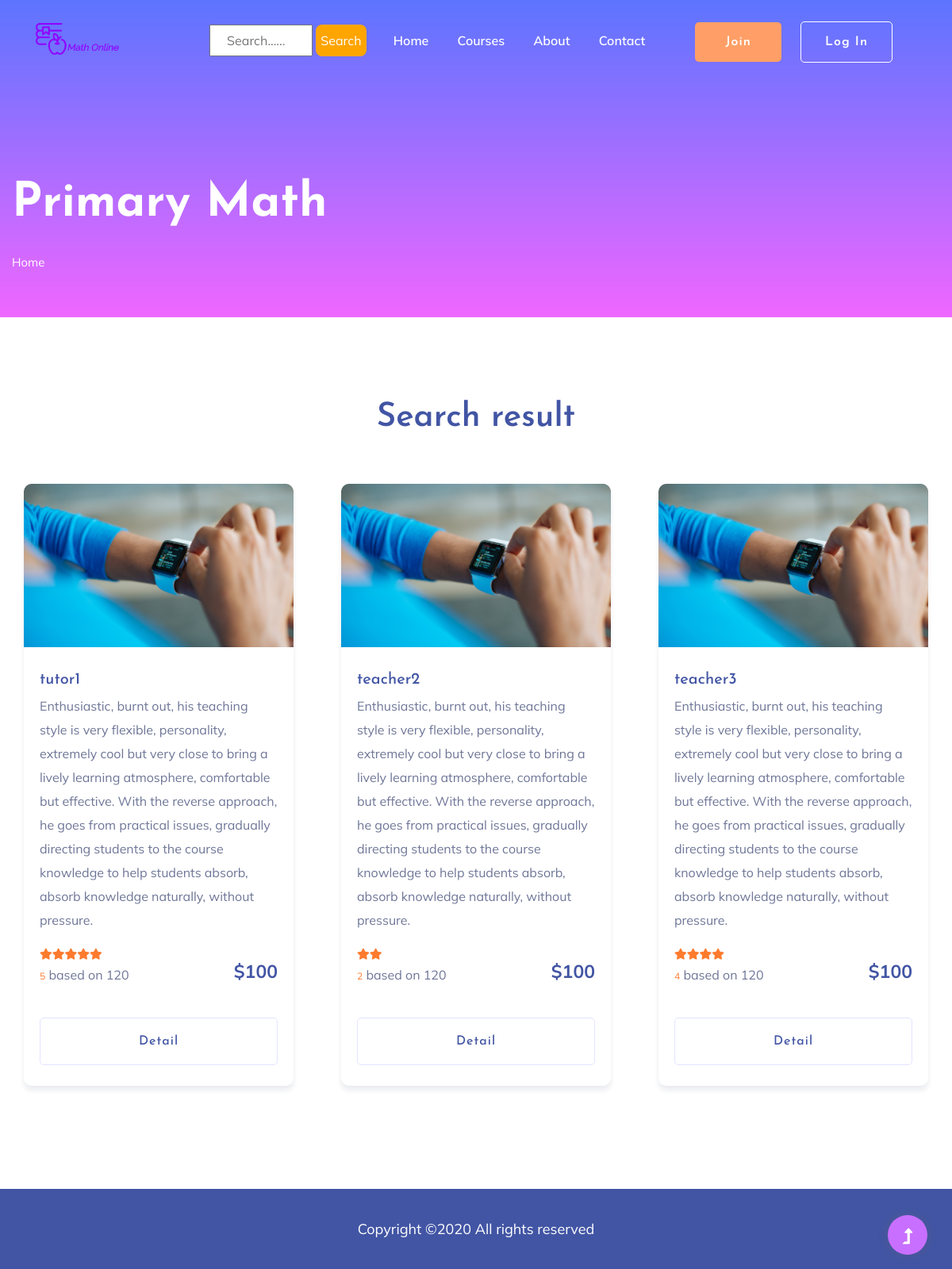
The app's page /coursefilter.php?id=1 with its own data.
### tables this page shows
CREATE TABLE `teacher` (
  `Teacher_id` int(200) NOT NULL,
  `UserID` int(200) NOT NULL,
  `rate` int(200) NOT NULL,
  `price` int(200) NOT NULL,
  `cata` varchar(200) NOT NULL
);

CREATE TABLE `account` (
  `id` int(200) NOT NULL,
  `username` varchar(200) NOT NULL,
  `password` varchar(255) NOT NULL,
  `role` varchar(100) DEFAULT NULL,
  `fullname` varchar(200) NOT NULL,
  `Email` varchar(100) NOT NULL,
  `Address` varchar(100) DEFAULT NULL,
  `Description` text DEFAULT NULL,
  `Dob` date DEFAULT NULL
);

### coursefilter.php (the view, shortened to what this page needs)
<?php
include('connect.php');
$Type_id = -1;
if (isset($_GET["id"])) {
    $Type_id = intval($_GET['id']);
} else {
    echo 'error';
}
    if($Type_id == 1){
    $Type = "Primary Math";
    $statement1 = $conn->prepare("SELECT id, username, Description, UserID, rate, price, cata, Teacher_id FROM account, teacher  WHERE account.role = 'Tutor' and account.id = teacher.UserID  and teacher.cata = 'Primary'");
    }else if($Type_id == 2){
        $Type="Junior Math";
      $statement1 = $conn->prepare("SELECT id, username, Description, UserID, rate, price, cata, Teacher_id FROM account, teacher  WHERE account.role = 'Tutor' and account.id = teacher.UserID  and teacher.cata = 'Junior'");
    }else if($Type_id == 3){
          $Type="High Math";
       $statement1 = $conn->prepare("SELECT id, username, Description, UserID, rate, price, cata, Teacher_id FROM account, teacher  WHERE account.role = 'Tutor' and account.id = teacher.UserID  and teacher.cata = 'High'");
    }
    $statement1->execute();
    $result1 = $statement1->fetchAll();
?>
<!doctype html>
<html class="no-js" lang="zxx">
    <?php require_once('assets/head_section.php') ?>
    <body>
        <?php require_once('assets/navbar.php') ?>
        <main>
            <section class="slider-area slider-area2">
                <div class="slider-active">
                    <div class="single-slider slider-height2">
                        <div class="container">
                            <div class="row">
                                <div class="col-xl-8 col-lg-11 col-md-12">
                                    <div class="hero__caption hero__caption2">
                                        <h1 data-animation="bounceIn" data-delay="0.2s"><?php echo $Type; ?></h1>
                                        <nav aria-label="breadcrumb">
                                            <ol class="breadcrumb">
                                                <li class="breadcrumb-item"><a href="index.php">Home</a></li>
                                            </ol>
                                        </nav>
                                    </div>
                                </div>
                            </div>
                        </div>
                    </div>
                </div>
            </section>
            <div class="courses-area section-padding40 fix">
                <div class="container">
                    <div class="row justify-content-center">
                        <div class="col-xl-7 col-lg-8">
                            <div class="section-tittle text-center mb-55">
                                <h2>Search result</h2>
                            </div>
                        </div>
                    </div>
                    <div class="row">
                        <?php
                        foreach ($result1 as $row) {
                            $id = $row['Teacher_id'];
                            ?>
                            <div class="col-lg-4">
                                <div class="properties properties2 mb-30">
                                    <div class="properties__card">
                                        <div class="properties__img overlay1">
                                            <a href="#"><img src="assets/img/gallery/featured1.png" alt=""></a>
                                        </div>
                                        <div class="properties__caption">
                                            <h3><?php echo $row['username']; ?></h3>
                                            <p><?php echo $row['Description']; ?></p>
                                            <div class="properties__footer d-flex justify-content-between align-items-center">
                                                <div class="restaurant-name">
                                                    <div class="rating">
                                                        <?php
                                                        for ($index = 0; $index < $row['rate']; $index++) {
                                                            echo '<i class="fas fa-star"></i>';
                                                        }
                                                        ?>
                                                    </div>
                                                    <p><span><?php echo $row['rate']; ?></span> based on 120</p>
                                                </div>
                                                <div class="price">
                                                    <span>$<?php echo $row['price']; ?></span>
                                                </div>
                                            </div>
                                             <a class="border-btn border-btn2" href="TeacherDetail.php?id=<?php echo $id ?>">Detail</a>
                                        </div>
                                    </div>
                                </div>
                            </div>
                        <?php } ?>
                        </div>
                    </div>
                </div>
            </main>
            <?php require_once('assets/footer.php') ?>
    </body>
</html>

### records on screen
teacher: UserID.username "tutor1", UserID.Description "Enthusiastic, burnt out, his teaching style is very flexible, personality, extremely cool but very close to bring a lively learning atmosphere, comfortable but effective. With the reverse approach, he goes from practical issues, gradually directing students to the course knowledge to help students absorb, absorb knowledge naturally, without pressure.", rate "5", price "100"
teacher: UserID.username "teacher2", UserID.Description "Enthusiastic, burnt out, his teaching style is very flexible, personality, extremely cool but very close to bring a lively learning atmosphere, comfortable but effective. With the reverse approach, he goes from practical issues, gradually directing students to the course knowledge to help students absorb, absorb knowledge naturally, without pressure.", rate "2", price "100"
teacher: UserID.username "teacher3", UserID.Description "Enthusiastic, burnt out, his teaching style is very flexible, personality, extremely cool but very close to bring a lively learning atmosphere, comfortable but effective. With the reverse approach, he goes from practical issues, gradually directing students to the course knowledge to help students absorb, absorb knowledge naturally, without pressure.", rate "4", price "100"

### other values on screen
$Type "Primary Math"
